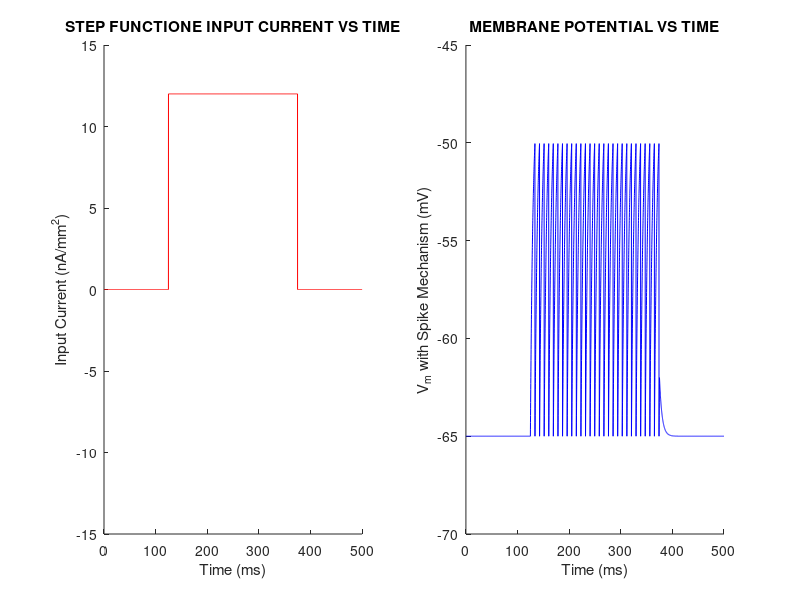

MATLAB code to generate this figure:
clear all;
T=500;                  % total time (ms)                 
dt=0.1;                 % time increment (ms)
i0=12;                  % amplitude of input currents (nA/mm^2)

t=0:dt:T;               % creating a time vector

a=length(t);            % input vector and time vectors having same length
b=(round(a/4));
ie=zeros(1,a);          % an imaginargy empty input current vector
ie(b:(3*b))=i0;         % modelling input current


subplot(1,2,1)
hold on
plot(t,ie, 'r')         % plotting time vs input current
title('STEP FUNCTIONE INPUT CURRENT VS TIME')
xlabel('Time (ms)')
ylabel('Input Current (nA/mm^2)')
axis([0 500 -15 15])

EL= -65;                % reversal potential (mV)
r=1.5;                 % membrane resistance per unit area (M.ohm.mm^2)
c=20;                   % membrane capacitance per unit area (nF/mm^2)
tau=5;                % time constant = RC
t_s=[];                 % this vector is to be filled up with spike t
j=1;                    

V_res=-65;              % reset potential (mV)
V_th=-50;               % threshold potential (mV)
V_m=[EL];               % membrane potential vector, "V_m(1)=EL"
V_inf=EL+r*ie;          % equilibrium potential vector 

%% EULER'S METHOD FOR SIMPLE NUMERICAL INTEGRATION %%

for i=1:(a-1)
    dV=dt*(1/tau)*(V_inf(i)-V_m(i));
    V_m(i+1)=V_m(i)+dV;
    if V_m(i+1)>=V_th
        V_m(i+1)=V_res;
        t_s(j)=t(i);
        j=j+1;
        
    end
end

t_s
t_isi=t_s(2)-t_s(1);
r_isi=1/t_isi


subplot(1,2,2)
hold on
plot(t,V_m, 'b')
title('MEMBRANE POTENTIAL VS TIME')
xlabel('Time (ms)')
ylabel('V_m with Spike Mechanism (mV)')
axis([0 500 -70 -45 ])